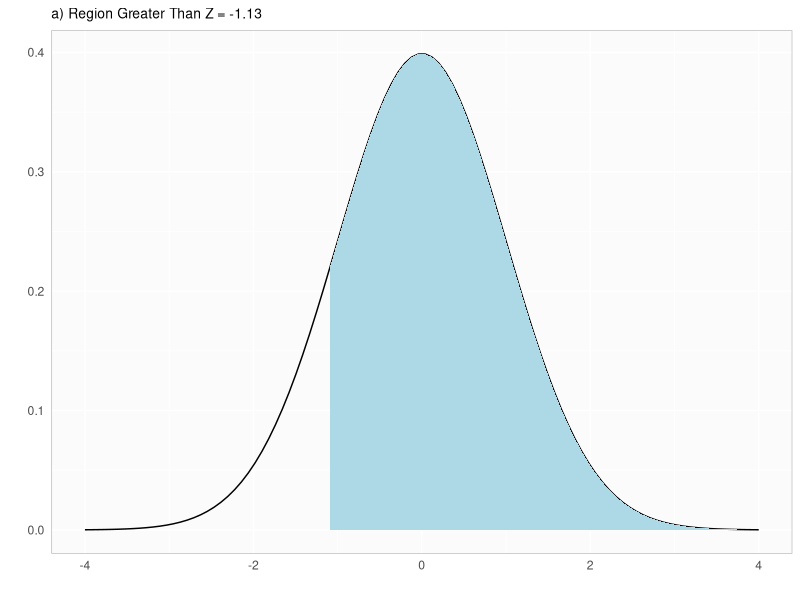
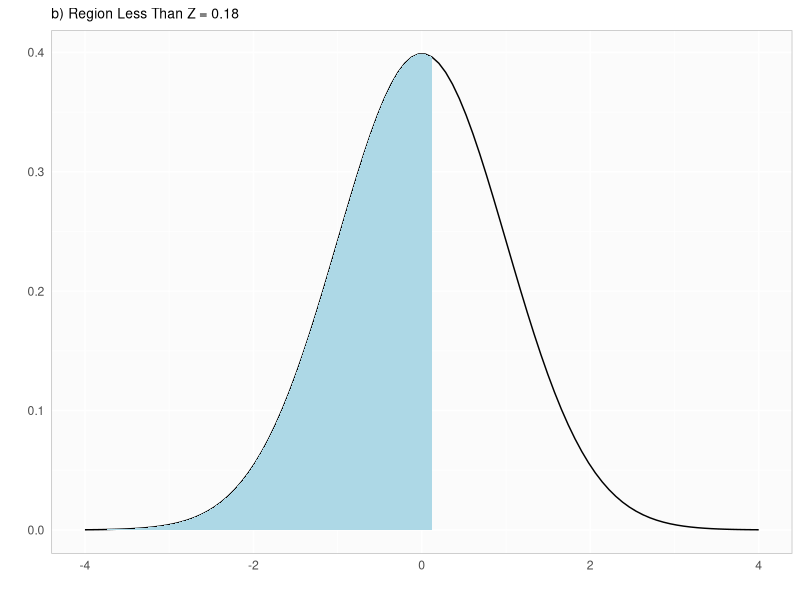
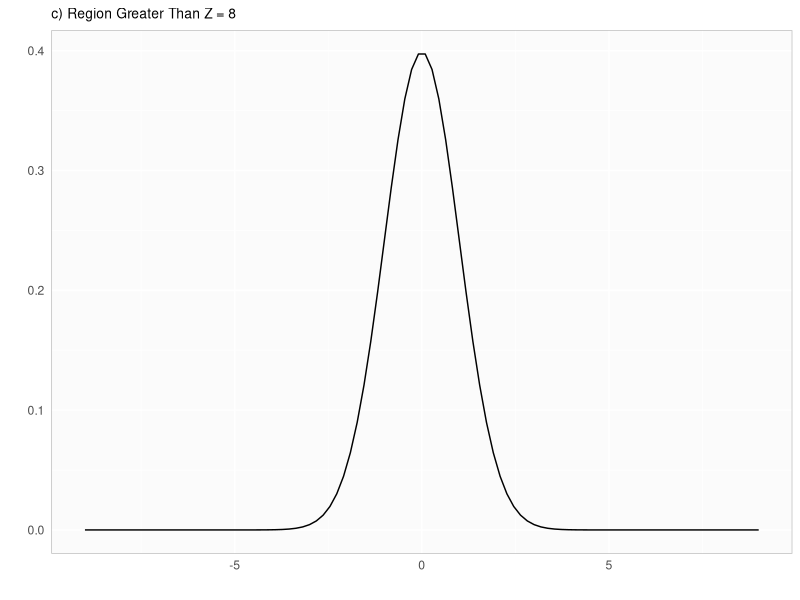
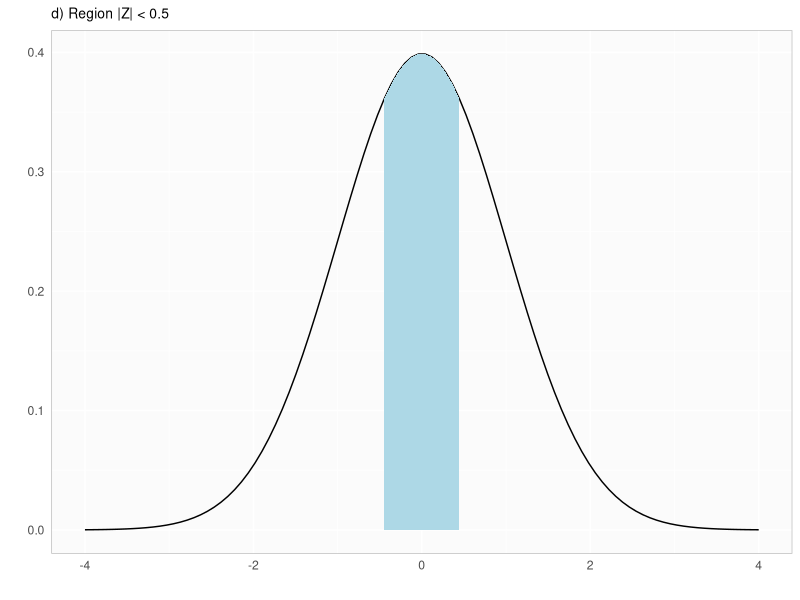
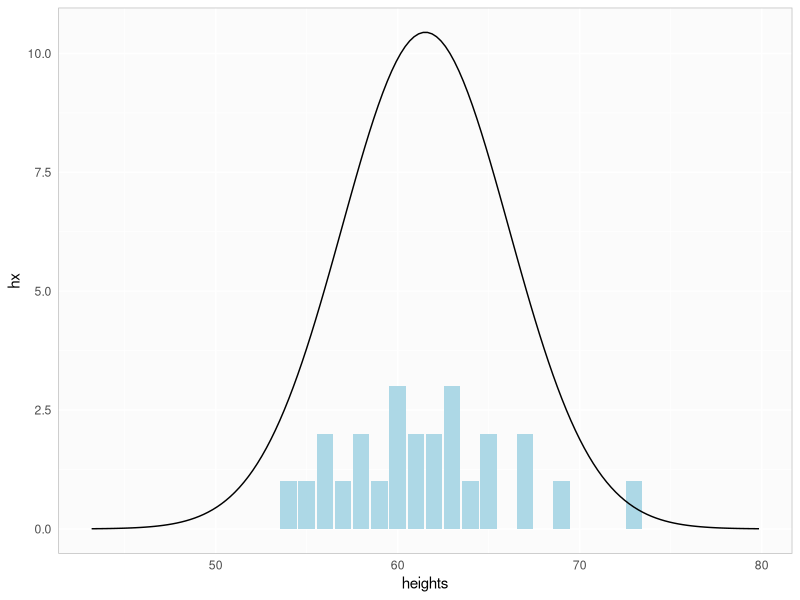

Here is the R script that generated these plots, in order:
## ---- chunk 1
library(ggplot2)
myTheme <- theme(axis.ticks=element_blank(),  
                  panel.border = element_rect(color="gray", fill=NA), 
                  panel.background=element_rect(fill="#FBFBFB"), 
                  panel.grid.major.y=element_line(color="white", size=0.5), 
                  panel.grid.major.x=element_line(color="white", size=0.5),
                  plot.title=element_text(size="10"))
## ---- chunk 2
zGt <- -1.13
pGt <- 1 - pnorm(zGt)
pGt
## ---- chunk 3
x <- seq(-4, 4, length=100)
hx <- dnorm(x)
df <- data.frame(x, hx)
dfRegion <- df[df$x > zGt, ]

g1 <- ggplot(data=df) + 
  geom_line(aes(x=x, y=hx)) + 
  geom_ribbon(data=dfRegion, aes(ymin=0, ymax=hx, x=x), fill="lightblue") +
  labs(title="a) Region Greater Than Z = -1.13", y="", x="") +
  myTheme
g1
## ---- chunk 4
zLt <- 0.18
pLt <- pnorm(zLt)
pLt
## ---- chunk 5
x <- seq(-4, 4, length=100)
hx <- dnorm(x)
df <- data.frame(x, hx)
dfRegion <- df[df$x < zLt, ]

g1 <- ggplot(data=df) + 
  geom_line(aes(x=x, y=hx)) + 
  geom_ribbon(data=dfRegion, aes(ymin=0, ymax=hx, x=x), fill="lightblue") +
  labs(title="b) Region Less Than Z = 0.18", y="", x="") +
  myTheme
g1
## ---- chunk 6
zGt <- 8
pGt <- 1 - pnorm(zGt)
round(pGt, 4)
## ---- chunk 7
x <- seq(-9, 9, length=100)
hx <- dnorm(x)
df <- data.frame(x, hx)
dfRegion <- df[df$x > zGt, ]

g1 <- ggplot(data=df) + 
  geom_line(aes(x=x, y=hx)) + 
  geom_ribbon(data=dfRegion, aes(ymin=0, ymax=hx, x=x), fill="lightblue") +
  labs(title="c) Region Greater Than Z = 8", y="", x="") +
  myTheme
g1
## ---- chunk 8
zAbs <- 0.5
pAbs <- 2 * (0.5 - pnorm(-1 * zAbs))
round(pAbs, 4)
## ---- chunk 9
x <- seq(-4, 4, length=100)
hx <- dnorm(x)
df <- data.frame(x, hx)
dfRegion <- df[(-1 * zAbs) < df$x & df$x < zAbs, ]

g1 <- ggplot(data=df) + 
  geom_line(aes(x=x, y=hx)) + 
  geom_ribbon(data=dfRegion, aes(ymin=0, ymax=hx, x=x), fill="lightblue") +
  labs(title="d) Region |Z| < 0.5", y="", x="") +
  myTheme
g1
## ---- chunk 10
men3034mean <- 4313
men3034sd <- 583
leoTime <- 4948

leoZc <- (leoTime - men3034mean) / men3034sd
leoZc

women3034mean <- 5261
women3034sd <- 807
maryTime <- 5513

maryZc <- (maryTime - women3034mean) / women3034sd
maryZc
## ---- chunk 11
pFasterThanLeo <- pnorm(leoZc)
pFasterThanLeo

pLeoFasterThan <- 1 - pFasterThanLeo 
pLeoFasterThan
## ---- chunk 12
pFasterThanMary <- pnorm(maryZc)
pFasterThanMary

pMaryFasterThan <- 1 - pFasterThanMary 
pMaryFasterThan
## ---- chunk 13
heights <- c(54,55,56,56,57,58,58,59,60,60,60,61,61,62,62,63,63,63,64,65,65,67,67,69,73)
dfHeights <- data.frame(heights)

meanHeight <- mean(heights)
meanHeight

sdHeight <- sd(heights)
sdHeight
## ---- chunk 14
percentBySd <- function(data, numSd)
{
  m <- mean(data)
  s <- sd(data)
  
  sd1Lower <- m - (s * numSd)
  sd1Upper <- m + (s * numSd)
  
  sdData <- data[sd1Lower < data & data < sd1Upper]
  pSdData <- length(sdData) / length(data)
  return (pSdData)
}
# 1 Standard Deviation
sd1 <- percentBySd(heights, 1) * 100
# 2 Standard Deviation
sd2 <- percentBySd(heights, 2) * 100
# 3 Standard Deviation
sd3 <- percentBySd(heights, 3) * 100
sdList <- c(sd1, sd2, sd3)
## ---- chunk 15
sdList
## ---- chunk 16
x <- seq(meanHeight - (sdHeight * 4), meanHeight + (sdHeight * 4), length=150)
hx <- dnorm(x, mean=meanHeight, sd=sdHeight)
dfNorm <- data.frame(x, hx=(hx * 120))

g1 <- ggplot(data=dfHeights) + 
  geom_bar(aes(x=heights), binwidth=4, fill="lightblue") + 
  geom_line(data=dfNorm, aes(x=x, y=hx)) +
  myTheme
g1
## ---- chunk 17
defectRate <- 0.02
successRate <-  1 - defectRate
n <- 10

p10 <- successRate^(n-1) * defectRate
p10
## ---- chunk 18
p100D <- 0
for(i in 1:100)
{
  p100D <- p100D + (successRate^(i-1) * defectRate)
}
p100C <- 1 - p100D

## ---- chunk 19
expectedVal <- 1 / defectRate
expectedVal

stdevDef <- sqrt( (1 - defectRate) / defectRate^2 )
stdevDef
## ---- chunk 20
defectRate <- 0.05
successRate <-  1 - defectRate
## ---- chunk 21
expectedVal <- 1 / defectRate
expectedVal

stdevDef <- sqrt( (1 - defectRate) / defectRate^2 )
stdevDef
## ---- chunk 22
pBoy <- 0.51
k <- 2
n <- 3

facN <- factorial(n)
facK <- factorial(k)
facNminusK <- factorial(n-k)

p2boysOf3 <- ( facN / (facK * facNminusK) ) * pBoy^k * (1-pBoy)^(n-k)
p2boysOf3
## ---- chunk 23
p1 <- ((1-pBoy) * pBoy * pBoy) * 3
p1
## ---- chunk 24
pServe <- 0.15
n <- 10
k <- 3

negBinomialDist <- function(p, n, k)
{
  pRes <- (factorial(n - 1) / 
             (factorial(k-1) * (factorial((n - 1) - (k - 1)))
              )
           ) * 
    p^k * 
    (1-p)^(n-k)
}

p3of10 <- negBinomialDist(pServe, n, k)
p3of10
